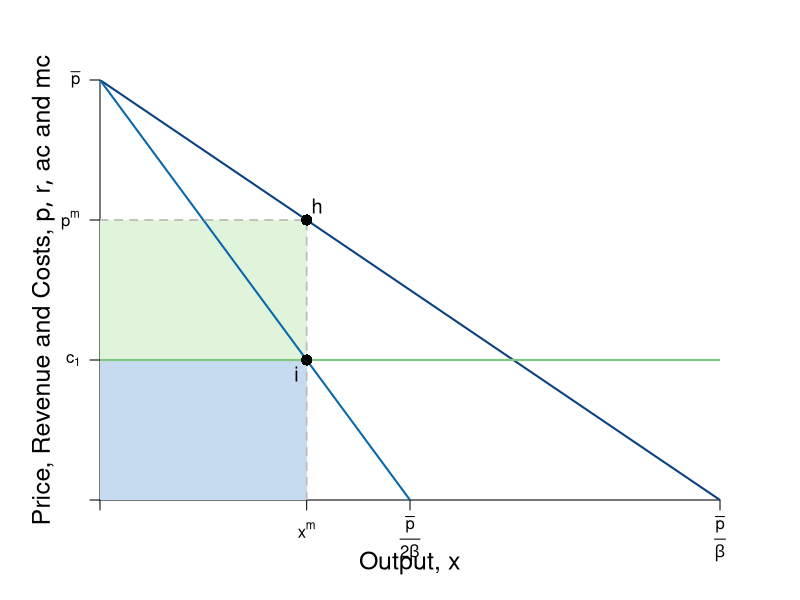

This chart was generated by the following R code:
#Graph Designer: Simon Halliday
#Authors: Bowles, Foley and Halliday
#Title: Coordination, Conflict and Competition: A Text in Microeconomics

require(shape)
pdf(file = "competitionmarkets/monopolist_profit_nolabels_worksheet.pdf", width = 9, height = 7)

#Set parameters for graphics
axislabelsize <- 1.5
labelsize <- 1.2
graphlinewidth <- 2
segmentlinewidth <- 1.8

COL <- c("#7fc97f", "#beaed4", "#fdc086", "#ffff99", "#386cb0", "#f0027f", "#bf5b17", "#666666")
COLA <- c("#e0f3db", "#99d8c9","#66c2a4","#41ae76", "#238b45", "#005824")
COLB <- c("#c6dbef", "#4eb3d3", "#2b8cbe", "#0868ac","#084081")

#Edited the margins to cater for the larger LHS labels
par(mar =  c(5, 5, 4, 4))

AvgRevenue <- function(x, rmax = 12, xmax = 12){
  rmax - (rmax/xmax)*x
}

MRevenue <- function(x, rmax = 12, xmax = 12){
  rmax - 2*(rmax/xmax)*x
}

AvgCost <- function(x, c0 = 2, c1 = 4){
  c0/x + c1
}

xlims <- c(0, 12)
ylims <- c(0, 12)

npts <- 501 
x <- seq(xlims[1], xlims[2], length.out = npts)
y <- seq(ylims[1], ylims[2], length.out = npts) 
a <- c(13, 16.75, 19.25)

plot(0, 0, xlim = xlims, ylim = ylims, type = "n",
     xlab = expression(paste("")),
     ylab = expression(paste("")), 
     xaxt = "n", 
     yaxt = "n", 
     cex.lab = axislabelsize, 
     bty = "n",
     xaxs="i", 
     yaxs="i")

# ticksy <- seq(from = ylims[1], to = ylims[2], by = 1)
# ylabels <- seq(from = ylims[1], to = ylims[2], by = 1)
# ticksx <- seq(from = xlims[1], to = xlims[2], by = 1)
# xlabels <- seq(from = xlims[1], to = xlims[2], by = 1)
ticksy <- c(0, 4, AvgRevenue(x = 4), ylims[2])
ylabels <- c(NA, expression(paste(c[1])), expression(paste(p^{m})), expression(paste(bar(p))))
ticksx <- c(0, 4, 6, xlims[2])
xlabels <- c(NA, expression(paste(x^{m})), expression(paste(frac(bar(p),2*beta))), expression(paste(frac(bar(p),beta))))

axis(1, at = ticksx, pos = 0, labels = FALSE)
text(x = c(0, 4, 6, xlims[2]), par("usr")[3] - 0.4, labels = xlabels, srt = 0, pos = 1, xpd = TRUE)
axis(2, at = ticksy, pos = 0, labels = ylabels, las = 1)

npts <- 500 
xx1 <- seq(xlims[1], xlims[2], length.out = npts)
xx3 <- seq(2, 6, length.out = npts)

#Draw the polygon for profit
xpoly1 <- c(0, 4, 4, 0, 0)
ypoly1 <- c(4, 4, AvgRevenue(x = 4), AvgRevenue(x = 4), 4)
polygon(x = xpoly1, y = ypoly1, col=COLA[1], density=NULL, border = NA)

#Draw the polygon for costs
xpoly2 <- c(0, 4, 4, 0, 0)
ypoly2 <- c(0, 0, 4, 4, 4)
polygon(x = xpoly2, y = ypoly2, col=COLB[1], density=NULL, border = NA)

#lines(xx1, bcA(xx1, w = 10, p = 1.5), col = COLB[3], lwd = graphlinewidth)
lines(xx1, AvgRevenue(xx1, rmax = 12, xmax = 12), col = COLB[5], lwd = graphlinewidth)
lines(xx1, MRevenue(xx1, rmax = 12, xmax = 12), col = COLB[4], lwd = graphlinewidth)
#lines(xx1, AvgCost(xx1, c0 = 2, c1 = 4), col = COLA[5], lwd = graphlinewidth)

#Label the axes
text(0.5*(xlims[2]), -1.8, expression(paste("Output, ", x)), xpd = TRUE, cex = axislabelsize) 
#mtext(expression(paste("Quantity of output, ", x)), side=1, line = 2.5, cex = axislabelsize)
text(-1.1, 0.5*ylims[2], expression(paste("Price, Revenue and Costs, ", list(p, r, ac), " and ", mc)), xpd = TRUE, cex = axislabelsize, srt = 90) 

#Label curves
# text(10.5, 4.5, expression(paste(ac(x) == mc(x),phantom() == c[1])), cex = labelsize)
# text(10.5, 2.8, expression(paste(p(x) == bar(p) - beta*x)), cex = labelsize)
# text(5.8, 2.8, expression(paste(mr(x) == bar(p) - 2*beta*x)), cex = labelsize)

#Labels cost and profit areas
# text(2, 0.5*AvgCost(x = 4), expression("Total Costs"), cex = labelsize)
# text(2, 6, expression("Profit"), cex = labelsize)

#Draw segments for total costs
segments(0, AvgRevenue(x = 4), 4, AvgRevenue(x = 4), lty = 2, col = "gray" , lwd = segmentlinewidth)
segments(4, 0, 4, AvgRevenue(x = 4), lty = 2, col = "gray" , lwd = segmentlinewidth)
segments(0, 4, xlims[2], 4, lty = 1, col = COL[1] , lwd = graphlinewidth)

#Label Points for comparison
points(4, MRevenue(x = 4), pch = 16, col = "black", cex = 1.5)
text(3.8, MRevenue(x = 4) - 0.4, expression(i), cex = labelsize)


points(4, AvgRevenue(x = 4), pch = 16, col = "black", cex = 1.5)
text(4.2, AvgRevenue(x = 4) + 0.4, expression(h), cex = labelsize)


#Arrow to mr = mc
# text(7.5, 9.5, expression(paste("Profit Maximum at")), cex = labelsize)
# text(7.5, 9, expression(paste(mr == mc)), cex = labelsize)
# Arrows(6.1, 9.2, 4.2, 4.3, col = "black", lty = 1, lwd = 2, arr.type = "triangle", arr.lwd = 0.5)



dev.off()
